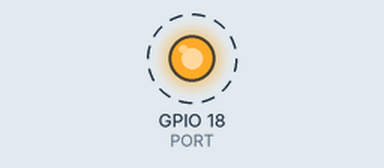
This sketch was run on a simulated ESP32. Shown: output pins drawn as LEDs (lit = HIGH). Dashed ring = blinking. What the sketch prints to the serial monitor is not drawn.

Above: at 0.5 s.
Timing chart, 0 to 4.6 s (numbered marks = the images above):
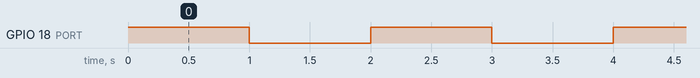

The sketch:

pratica_01_ESP32_blink.ino
```cpp
// Define o pino 18 do Arduino como a porta que vamos usar
// Aqui vamos conectar o LED que queremos piscar
int PORT = 18;

// A função setup() (configuração) é executada apenas UMA VEZ
// quando você liga o Arduino ou aperta o botão de reset
// Use essa função para inicializar (preparar) todas as configurações do seu projeto
void setup()
{
    // Serial.begin(9600) - Inicia a comunicação entre Arduino e o computador
    // 9600 é a velocidade de comunicação (baud rate)
    // Isso permite que você envie mensagens ao computador via Monitor Serial
    Serial.begin(9600);

    // pinMode() define o modo de funcionamento de um pino
    // PORT = 18 significa "use o pino 18"
    // OUTPUT significa que vamos ENVIAR sinais (ligar/desligar)
    // (Se fosse INPUT, o pino seria para RECEBER sinais, como um botão)
    pinMode(PORT, OUTPUT);
}

// A função loop() (loço/repetição) é executada continuamente
// Depois que setup() termina, Arduino executa loop() infinitamente
// Aqui colocamos o que queremos que o Arduino faça repetidamente
void loop()
{
    // digitalWrite() envia um sinal digital (on/off) para um pino
    // HIGH = 5 volts = LIGADO
    // Isso liga o LED conectado ao pino 18
    digitalWrite(PORT, HIGH);

    // Serial.println() envia uma mensagem de texto ao computador
    // A mensagem aparece no Monitor Serial da IDE Arduino
    Serial.println("LED LIGADO");

    // delay(1000) faz o Arduino ESPERAR/PAUSAR por um tempo
    // 1000 significa 1000 milissegundos = 1 segundo
    // Enquanto a pausa acontece, o LED fica ligado por 1 segundo
    delay(1000);

    // LOW = 0 volts = DESLIGADO
    // Isso desliga o LED conectado ao pino 18
    digitalWrite(PORT, LOW);

    // Envia mensagem informando que o LED foi desligado
    Serial.println("LED DESLIGADO");

    // Aguarda mais 1 segundo antes de repetir o loop
    delay(1000);

    // Depois dessa linha, a função loop() começa tudo de novo automaticamente
}
```

Measured:
- by itself, GPIO 18 (PORT): alternates HIGH for 1.0 s and LOW for 1.0 s
